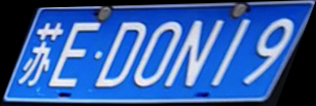
#> input picture test_data/test1.png, 316 x 106 px; its folder holds only this picture in this run
$ python test.py   (Python 2 division)   (older library calls are emulated)
#> lines starting #> are read from the running program, lines starting #| are printed output that depends on the picture
### skew_detection.py
import numpy as np
import cv2
import time;
from matplotlib import pyplot as plt
import math

#
# def strokeFiter():
#     pass;

def angle(x,y):
    return int(math.atan2(float(y),float(x))*180.0/3.1415);

def h_rot(src, angle, scale=1.):
    w = src.shape[1]
    h = src.shape[0]
    rangle = np.deg2rad(angle)
    nw = (abs(np.sin(rangle)*h) + abs(np.cos(rangle)*w))*scale
    nh = (abs(np.cos(rangle)*h) + abs(np.sin(rangle)*w))*scale

    rot_mat = cv2.getRotationMatrix2D((nw*0.5, nh*0.5), angle, scale)

    rot_move = np.dot(rot_mat, np.array([(nw-w)*0.5, (nh-h)*0.5,0]))

    rot_mat[0,2] += rot_move[0]
    rot_mat[1,2] += rot_move[1]
    return cv2.warpAffine(src, rot_mat, (int(math.ceil(nw)), int(math.ceil(nh))), flags=cv2.INTER_LANCZOS4)
    pass


def v_rot(img,angel,shape,max_angel):

    size_o = [shape[1],shape[0]]

    size = (shape[1]+ int(shape[0]*np.cos((float(max_angel )/180) * 3.14)),shape[0])


    interval = abs( int( np.sin((float(angel) /180) * 3.14)* shape[0]));

    pts1 = np.float32([[0,0]         ,[0,size_o[1]],[size_o[0],0],[size_o[0],size_o[1]]])
    if(angel>0):

        pts2 = np.float32([[interval,0],[0,size[1]  ],[size[0],0  ],[size[0]-interval,size_o[1]]])
    else:
        pts2 = np.float32([[0,0],[interval,size[1]  ],[size[0]-interval,0  ],[size[0],size_o[1]]])

    M  = cv2.getPerspectiveTransform(pts1,pts2);
    dst = cv2.warpPerspective(img,M,size);
    return dst;

def skew_detection(image_gray):

    h, w = image_gray.shape[:2]
    eigen = cv2.cornerEigenValsAndVecs(image_gray,18, 7)
    angle_sur = np.zeros(180,np.uint);
    eigen = eigen.reshape(h, w, 3, 2)
    flow = eigen[:,:,2]

    vis = image_gray.copy()
    vis[:] = (192 + np.uint32(vis)) / 2
    d = 12
    points =  np.dstack( np.mgrid[d/2:w:d, d/2:h:d] ).reshape(-1, 2)
    for x, y in points:
       vx, vy = np.int32(flow[y, x]*d)
       #cv2.line(image_gray, (x-vx, y-vy), (x+vx, y+vy), (0, 0, 0), 1, cv2.CV_AA)
       ang = angle(vx,vy);
       angle_sur[(ang+180)%180] +=1;
    skew_v_val =  angle_sur[20:180-20].max();
    skew_v = angle_sur[30:180-30].argmax() + 30;
    skew_h_A = angle_sur[0:30].max()
    skew_h_B = angle_sur[150:180].max()
    skew_h = 0;
    if (skew_h_A > skew_v_val*0.3 or skew_h_B > skew_v_val*0.3):
        if skew_h_A>=skew_h_B:
            skew_h = angle_sur[0:20].argmax()
        else:
            skew_h = - angle_sur[160:180].argmax()

    return skew_h,skew_v


# [18 lines of commented-out code are left out]

### test.py
from skew_detection import *
import os
import cv2
for parent,dirnames,filenames in os.walk("./test_data"):
    for filename in filenames:
        if filename.endswith(".png") or filename.endswith(".jpg"):
            path = os.path.join(parent,filename);
            img = cv2.imread(path)
#> img is the input picture: shape (106, 316, 3); mean B, G, R 167.1, 96.1, 54.8
            gray = cv2.cvtColor(img, cv2.COLOR_BGR2GRAY)
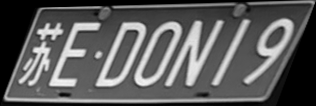
#> gray: shape (106, 316); min 0, max 244, mean 91.9
            skew_h, skew_v = skew_detection(gray)
#> in skew_detection, `vis[:] = (192 + np.uint32(vis)) / 2`:
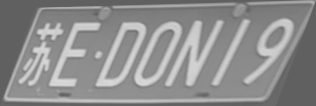
#> vis: shape (106, 316); min 96, max 218, mean 141.7
#> the loop in skew_detection, `for x, y in points:` made 234 passes
#> (vx, vy, ang) on passes 1 to 3: (0, 0, 0), (0, 0, 0), (0, 0, 0)
#> after the loop in skew_detection, `for x, y in points:`: angle_sur = 180 values, max 60 at index 0, min 0 at index 1, mean 1.3
#> in skew_detection, `skew_v_val =  angle_sur[20:180-20].max();`: skew_v_val = 42
#> in skew_detection, `skew_v = angle_sur[30:180-30].argmax() + 30;`: skew_v = 117
#> in skew_detection, `skew_h_A = angle_sur[0:30].max()`: skew_h_A = 60
#> in skew_detection, `skew_h_B = angle_sur[150:180].max()`: skew_h_B = 7
#> in skew_detection, `skew_h = angle_sur[0:20].argmax()`: skew_h = 0
#> skew_h = 0; skew_v = 117
            corr_img = v_rot(img, (90 - skew_v + skew_h), img.shape, 60);
#> in v_rot, `interval = abs( int( np.sin((float(angel) /180) * 3.14)* shape[0]));`: interval = 48
#> in v_rot, `pts2 = np.float32([[0,0],[interval,size[1]  ],[size[0]-interval,0  ],[..`: pts2 = [[0, 0], [48, 106], [321, 0], [369, 106]]
#> in v_rot, `M  = cv2.getPerspectiveTransform(pts1,pts2);`: M = [[1.02, 0.453, 0], [0, 1, 0], [0, 0, 1]]
#> in v_rot, `dst = cv2.warpPerspective(img,M,size);`:
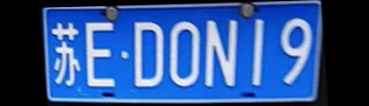
#> dst: shape (106, 369, 3); mean B, G, R 145.4, 83.7, 47.7
            corr_img = h_rot(corr_img, skew_h)
#> in h_rot, `rangle = np.deg2rad(angle)`: rangle = 0
#> in h_rot, `nw = (abs(np.sin(rangle)*h) + abs(np.cos(rangle)*w))*scale`: nw = 369
#> in h_rot, `nh = (abs(np.cos(rangle)*h) + abs(np.sin(rangle)*w))*scale`: nh = 106
#> in h_rot, `rot_mat = cv2.getRotationMatrix2D((nw*0.5, nh*0.5), angle, scale)`: rot_mat = [[1, 0, 0], [0, 1, 0]]
#> in h_rot, `rot_move = np.dot(rot_mat, np.array([(nw-w)*0.5, (nh-h)*0.5,0]))`: rot_move = [0, 0]
            cv2.imwrite(os.path.join("./result",filename),corr_img)
            cv2.imshow("origin",corr_img)
            cv2.imshow("corr",img)
            cv2.waitKey(0)

$ run again, on test_data/test5.png
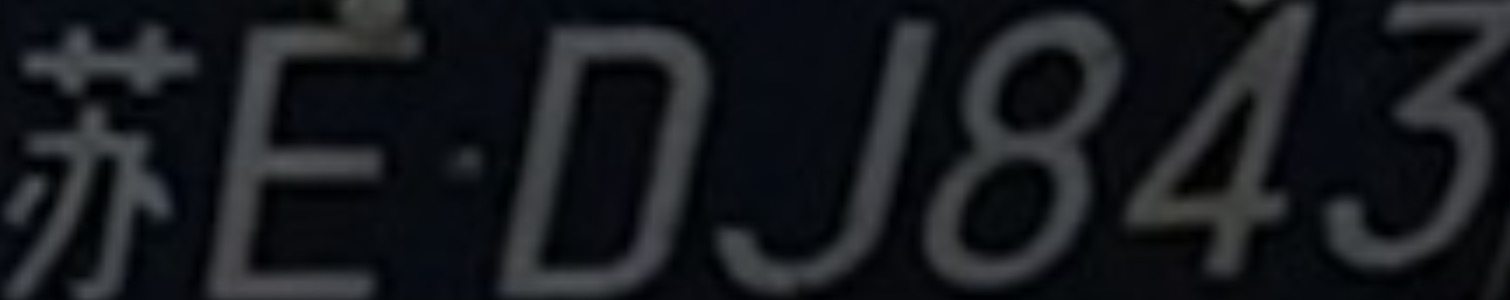
#> input picture test_data/test5.png, 1510 x 300 px
#> img is the input picture: shape (300, 1510, 3); mean B, G, R 30.9, 26.7, 24.3
#> in skew_detection, `vis[:] = (192 + np.uint32(vis)) / 2`:
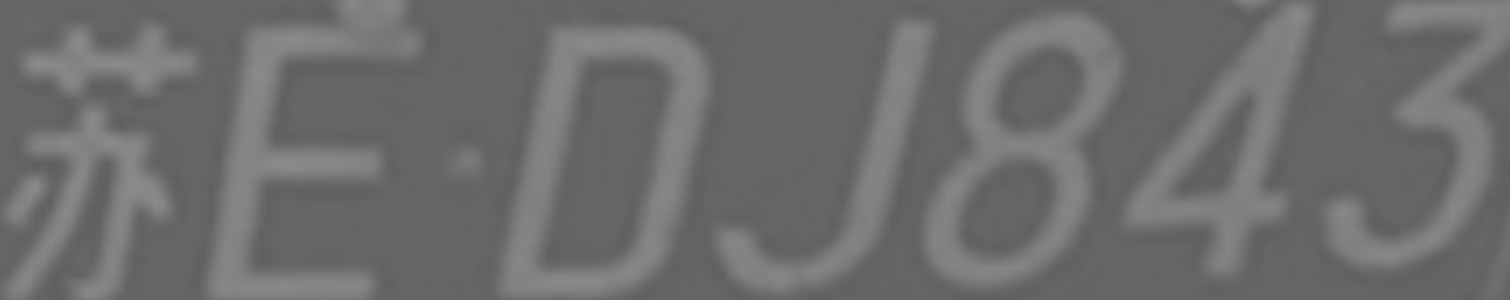
#> vis: shape (300, 1510); min 96, max 140, mean 109
#> the loop in skew_detection, `for x, y in points:` made 3150 passes
#> (vx, vy, ang) on passes 1 to 3: (0, -11, -90), (0, -11, -90), (1, -11, -84)
#> after the loop in skew_detection, `for x, y in points:`: angle_sur = 180 values, max 356 at index 101, min 0 at index 1, mean 17.5
#> skew_v_val = 356
#> in skew_detection, `skew_v = angle_sur[30:180-30].argmax() + 30;`: skew_v = 101
#> skew_h_A = 342
#> skew_h_B = 84
#> in skew_detection, `skew_h = angle_sur[0:20].argmax()`: skew_h = 0
#> `skew_h, skew_v = skew_detection(gray)`: skew_v = 101
#> interval = 57
#> pts2 = [[0, 0], [57, 300], [1603, 0], [1660, 300]]
#> M = [[1.06, 0.19, 0], [0, 1, 0], [0, 0, 1]]
#> in v_rot, `dst = cv2.warpPerspective(img,M,size);`:
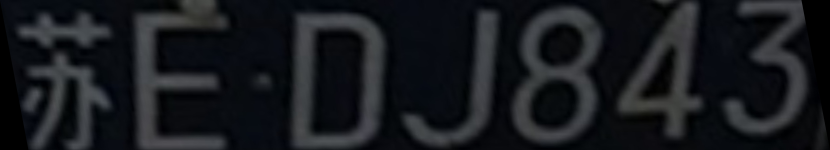
#> dst: shape (300, 1660, 3) (shown at 1/2 size); mean B, G, R 29.9, 25.8, 23.5
#> rangle = 0
#> nw = 1660
#> nh = 300
#> rot_mat = [[1, 0, 0], [0, 1, 0]]
#> rot_move = [0, 0]

$ run again, on test_data/test2.jpg
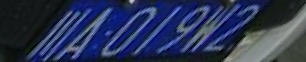
#> input picture test_data/test2.jpg, 306 x 62 px
#> img is the input picture: shape (62, 306, 3); mean B, G, R 84.2, 52.5, 42.3
#> in skew_detection, `vis[:] = (192 + np.uint32(vis)) / 2`:
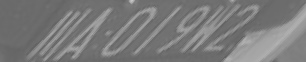
#> vis: shape (62, 306); min 96, max 199, mean 122.3
#> the loop in skew_detection, `for x, y in points:` made 125 passes
#> (vx, vy, ang) on passes 1 to 8: (-7, -9, -127), (-10, 5, 153), (-11, -1, -174), (-11, -1, -174), (-5, -10, -116), (9, -6, -33), (11, -1, -5), (9, -7, -37)
#> after the loop in skew_detection, `for x, y in points:`: angle_sur = 180 values, max 51 at index 135, min 0 at index 0, mean 0.694
#> skew_v_val = 51
#> in skew_detection, `skew_v = angle_sur[30:180-30].argmax() + 30;`: skew_v = 135
#> skew_h_A = 2
#> skew_h_B = 7
#> `skew_h, skew_v = skew_detection(gray)`: skew_h = 0; skew_v = 135
#> interval = 43
#> pts2 = [[0, 0], [43, 62], [294, 0], [337, 62]]
#> M = [[0.961, 0.694, 0], [0, 1, 0], [0, 0, 1]]
#> in v_rot, `dst = cv2.warpPerspective(img,M,size);`:
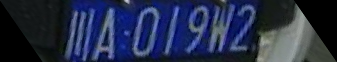
#> dst: shape (62, 337, 3); mean B, G, R 73.5, 45.8, 36.9
#> rangle = 0
#> nw = 337
#> nh = 62
#> rot_mat = [[1, 0, 0], [0, 1, 0]]
#> rot_move = [0, 0]

$ run again, on test_data/test4.png
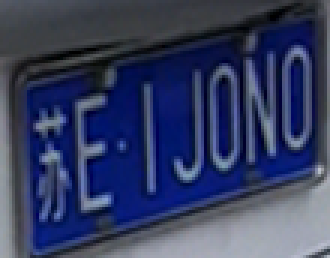
#> input picture test_data/test4.png, 110 x 86 px (shown 3 times larger)
#> img is the input picture: shape (86, 110, 3); mean B, G, R 96.5, 61.7, 53
#> the loop in skew_detection, `for x, y in points:` made 63 passes
#> (vx, vy, ang) on passes 1 to 8: (11, -2, -10), (7, -9, -52), (0, -11, -90), (0, -11, -90), (0, -11, -90), (0, -11, -90), (0, -11, -90), (11, -2, -10)
#> after the loop in skew_detection, `for x, y in points:`: angle_sur = 180 values, max 21 at index 90, min 0 at index 1, mean 0.35
#> skew_v_val = 21
#> in skew_detection, `skew_v = angle_sur[30:180-30].argmax() + 30;`: skew_v = 90
#> skew_h_A = 1
#> skew_h_B = 8
#> in skew_detection, `skew_h = - angle_sur[160:180].argmax()`: skew_h = -5
#> `skew_h, skew_v = skew_detection(gray)`: skew_v = 90
#> interval = 7
#> pts2 = [[0, 0], [7, 86], [146, 0], [153, 86]]
#> M = [[1.33, 0.0814, 0], [0, 1, 0], [0, 0, 1]]
#> in v_rot, `dst = cv2.warpPerspective(img,M,size);`:
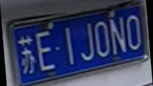
#> dst: shape (86, 153, 3); mean B, G, R 92.1, 58.9, 50.6
#> rangle = -0.0873
#> nw = 159.9
#> nh = 99.01
#> rot_mat = [[0.996, -0.0872, 4.62], [0.0872, 0.996, -6.78]]
#> rot_move = [2.88, 6.78]
#> in h_rot, `return cv2.warpAffine(src, rot_mat, (int(math.ceil(nw)), int(math.ceil..`:
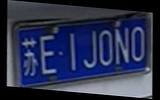
#> returned value: shape (100, 160, 3); mean of channels 0, 1, 2 76, 48.6, 41.8; drawn as B, G, R
